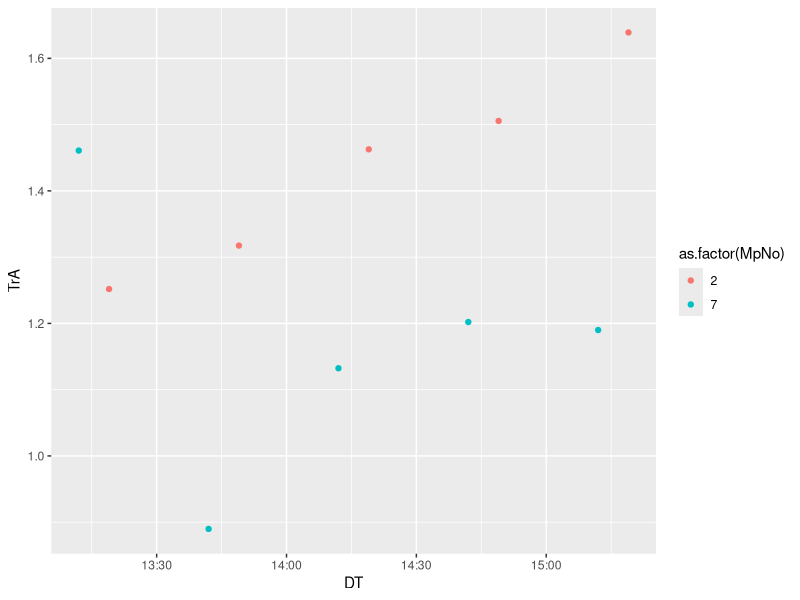
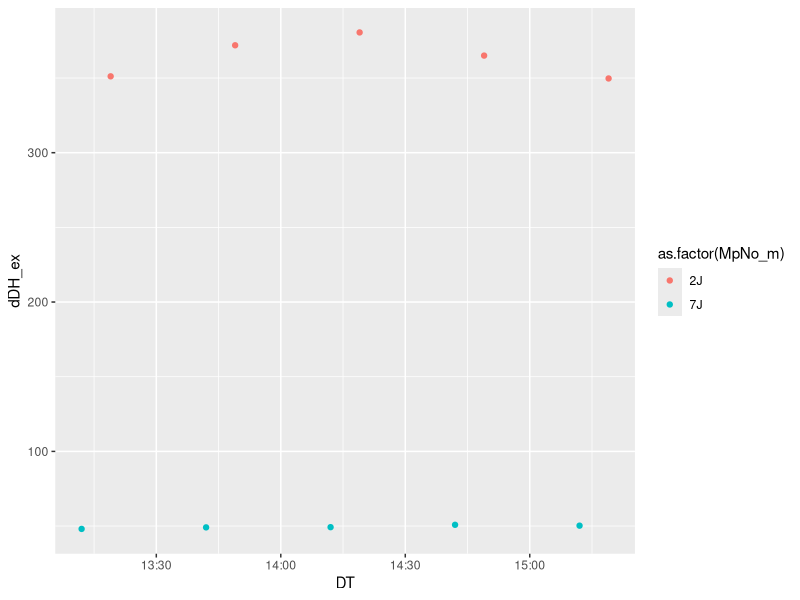
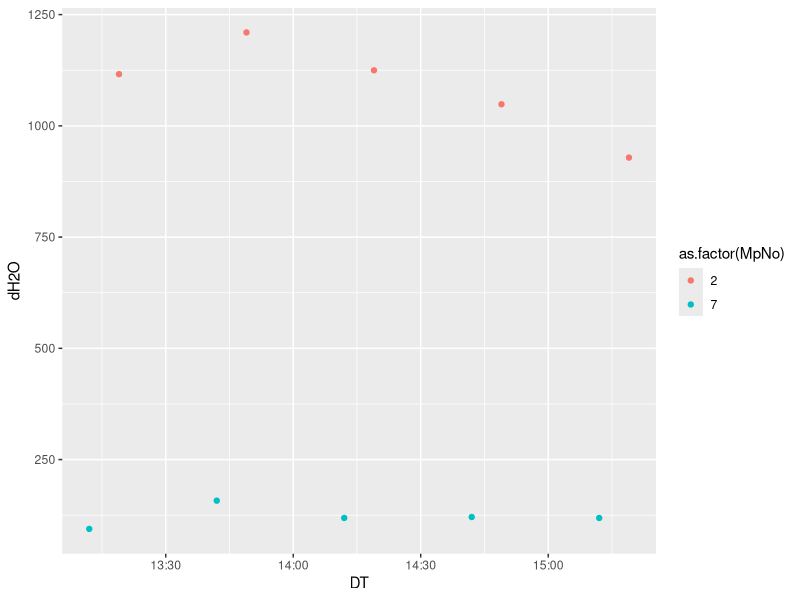
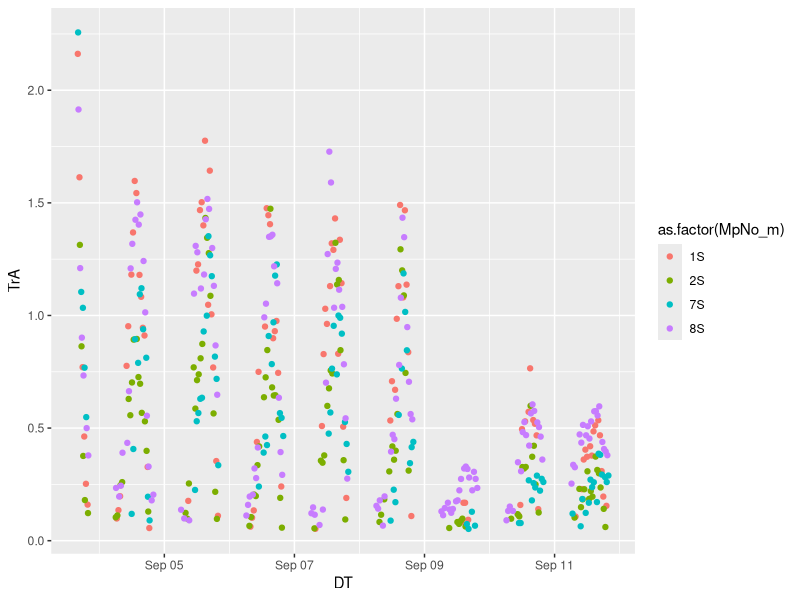
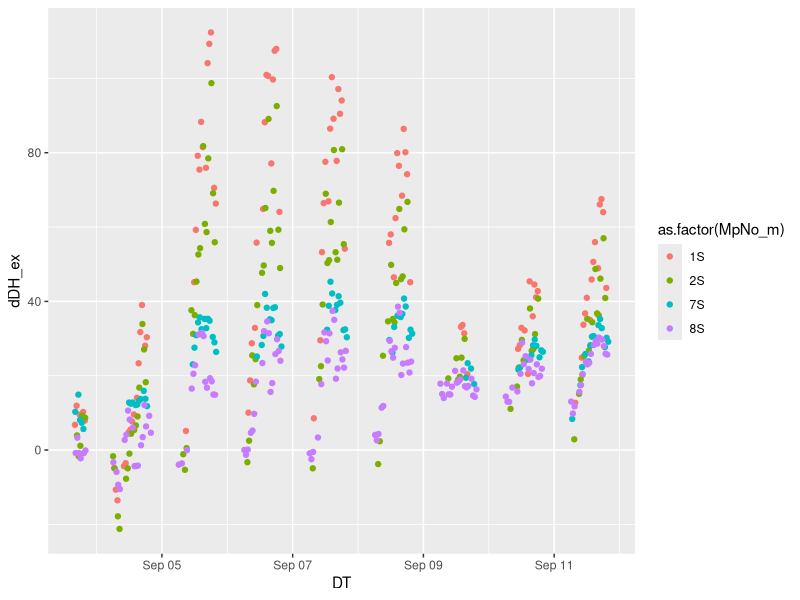
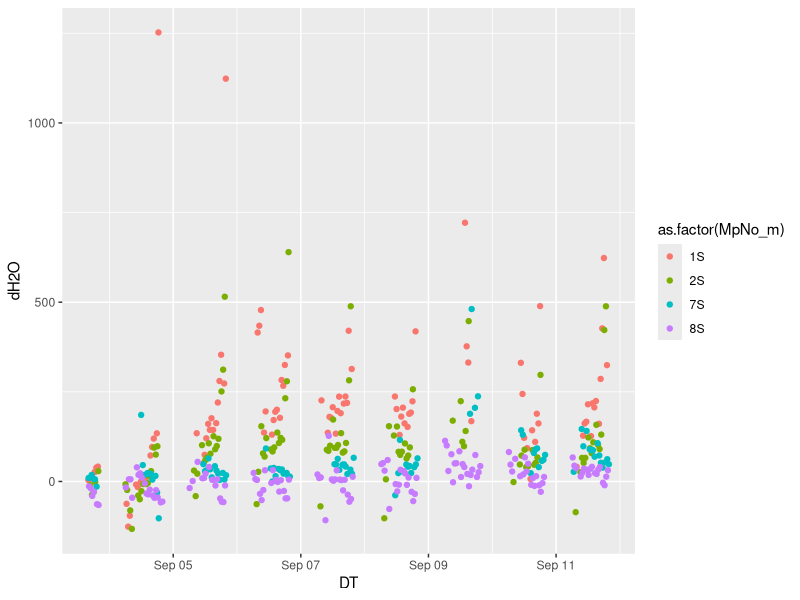
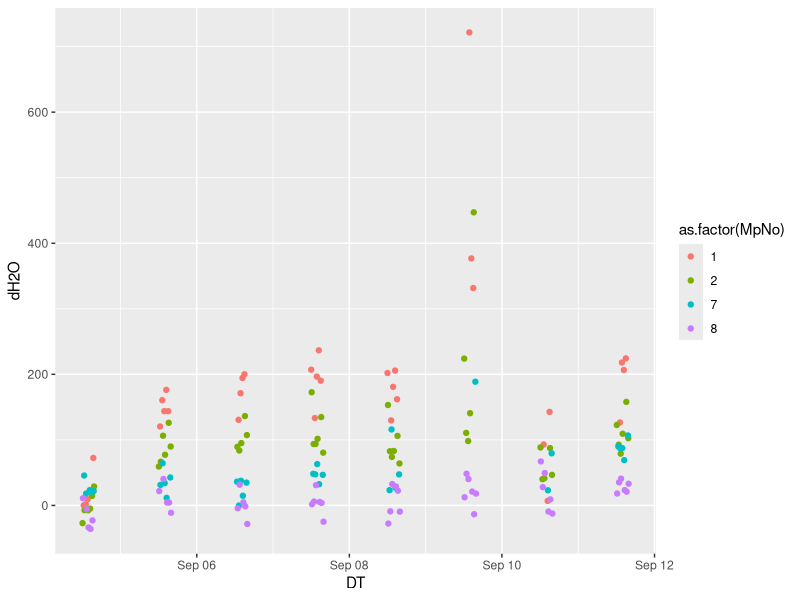
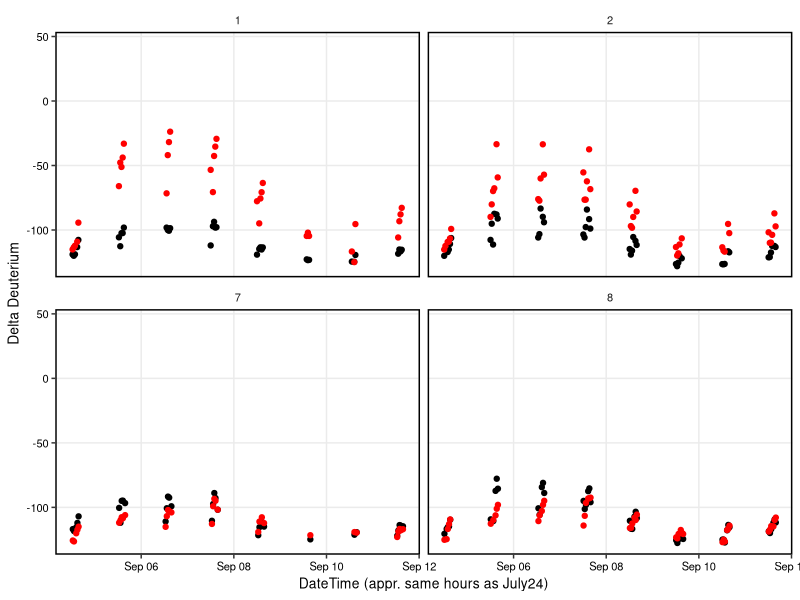

The R script that drew these images, in order:
library(lubridate)
library(data.table)
library(ggplot2)

setwd('barkData/')

## ==================
## July
## ==================

dfJ <- read.table('July24_complete.csv', sep = ';', header = TRUE)
dfJ$DT <- as.POSIXct(dfJ$DT, format="%Y-%m-%d %H:%M:%S")
str(dfJ)
dfJ$DT <- as.POSIXct(dfJ$DT, format="%Y-%m-%d %H:%M")

### ==================
## Variables
## I use H2Oin_G and H2Oout_G in the calculations, becasue that has been 
## calibrated. I'm not sure about Picarro H2O
## But I can give you H2O reference values for the Picarro as well, if you don't agree with this :)
### ==================
#"MpNo" - #measurement point, i.e. cuvette number  
#"DT" - #Date and time 
#"CO2in_G" - # reference CO2 measured by gas-exchange system (GUS)
#"CO2out_G" - # cuvette CO2 measured by GUS
#"H20in_G" - # reference H2O vapour measured by GUS (mmol)
#"H2Oout_G" - # cuvette H2O vapour measured by GUS (mmol)
#"ATP" - # atmospheric pressure by GUS  (mbar)
#"Tref" - # reference temperature by GUS
#"Tcuv" - # cuvette temperature by GUS 
#"FlowIn" - # flow of air into the cuvette (umol s-1)
#"FlowOut" - # flow of air out of the cuvette (umol s-1)
#"PAR" - # irradiance by GUS (umol m-2 s-1)
#"H2O_P" - # cuvette H2O vapour by Picarro
#"mH2O_P" - # cuvette H2O by Picarro, in mmol
#"dDH_out" - # delta deuterium in the cuvette
#"d18O_out" - # d18O in the cuvette
#"dDH_in" - # reference delta deuterium
#"d18O_in" - #reference d18O
#"ShootID" - # shoot ID
#"Area" - #needle area in (mm2) 

## hours and day - for filtering and plotting
dfJ$hour <- hour(dfJ$DT)
dfJ$day <- day(dfJ$DT)
dfJ$month <- month(dfJ$DT)

## ==================
## Calculations 
## ==================
dfJ <- data.table(dfJ)

## Transpiration (mol H2O m-2 s-1)
dfJ <- data.table(dfJ[,TrA := (1000*((FlowOut/Area)*((H2Oout_G-H2Oin_G)/(ATP-H2Oin_G))))])
ggplot(dfJ, aes(x = DT, y = TrA, color = as.factor(MpNo))) +
  geom_point()

## deuterium excess
dfJ <- data.table(dfJ[,dDH_ex := (dDH_out-(8*d18O_out))]) #cuvette
dfJ <- data.table(dfJ[,dDH_ex_a := (dDH_in-(8*d18O_in))]) #air

ggplot(dfJ, aes(x = DT, y = dDH_ex, color = as.factor(MpNo_m))) +
  geom_point()

## enrichment of deuterium in the cuvette relative to ambient air
dfJ <- data.table(dfJ[,dH2O := (((H2Oout_G*dDH_ex)-(H2Oin_G*dDH_ex_a))/(H2Oout_G-H2Oin_G))])

ggplot(dfJ, aes(x = DT, y = dH2O, color = as.factor(MpNo))) +
  geom_point()

## ==================
## September
## ==================

dfS <- read.table('Sept_complete.csv', sep = ';', header = TRUE)
dfS$DT <- as.POSIXct(dfS$DT, format="%Y-%m-%d %H:%M:%S")
str(dfS)

## hours and day - for filtering and plotting
dfS$hour <- hour(dfS$DT)
dfS$day <- day(dfS$DT)
dfS$month <- month(dfS$DT)

### reduced dfS to appr. same time-frame as July 24
dfS_sub <- subset(dfS, dfS$hour %in% c('12', '13', '14', '15'))

## ==================
## Calculations 
## ==================
dfS <- data.table(dfS)

## Transpiration (mol H2O m-2 s-1)
dfS <- data.table(dfS[,TrA := (1000*((FlowOut/Area)*((H2Oout_G-H2Oin_G)/(ATP-H2Oin_G))))])

ggplot(dfS, aes(x = DT, y = TrA, color = as.factor(MpNo_m))) +
  geom_point()

## deuterium excess
dfS <- data.table(dfS[,dDH_ex := (dDH_out-(8*d18O_out))]) #cuvette
dfS <- data.table(dfS[,dDH_ex_a := (dDH_in-(8*d18O_in))]) #air

ggplot(dfS, aes(x = DT, y = dDH_ex, color = as.factor(MpNo_m))) +
  geom_point()

## enrichment of deuterium in the cuvette relative to ambient air
dfS <- data.table(dfS[,dH2O := (((H2Oout_G*dDH_ex)-(H2Oin_G*dDH_ex_a))/(H2Oout_G-H2Oin_G))])

ggplot(dfS, aes(x = DT, y = dH2O, color = as.factor(MpNo_m))) +
  geom_point()

ggplot(dfS_sub, aes(x = DT, y = dH2O, color = as.factor(MpNo))) +
  geom_point()

### =======================
### Figures
### =======================
ggplot(dfS_sub, aes(x = DT, y = dDH_in)) +
  geom_point() +
  geom_point(aes(x = DT, y = dDH_out), color = 'red') +
  labs(x = 'DateTime (appr. same hours as July24)', y = 'Delta Deuterium') +
  geom_label(label = 'red:cuvette; black:ambient air',aes(x = DT[255], y = 45)) +
  theme_bw() +
  theme(axis.text=element_text(size=8, colour = "black"),
        axis.title.y = element_text(colour = "black"),
        panel.border = element_rect(colour = "black",size=1),
        strip.background = element_blank(),
        panel.grid.minor = element_blank(),
        legend.position = 'none',
        text = element_text(size = 10)) +
  facet_wrap(~MpNo)
ggplot(dfS_sub, aes(x = DT, y = d18O_in)) +
  geom_point() +
  geom_point(aes(x = DT, y = d18O_out), color = 'red') +
  labs(x = 'DateTime (appr. same hours as July24)', y = 'Delta 18O') +
  geom_label(label = 'red:cuvette; black:ambient air',aes(x = DT[255], y = -10)) +
  theme_bw() +
  theme(axis.text=element_text(size=8, colour = "black"),
        axis.title.y = element_text(colour = "black"),
        panel.border = element_rect(colour = "black",size=1),
        strip.background = element_blank(),
        panel.grid.minor = element_blank(),
        legend.position = 'none',
        text = element_text(size = 10)) +
  facet_wrap(~MpNo)
ggplot(dfJ, aes(x = DT, y = dDH_in)) +
  geom_point() +
  geom_point(aes(x = DT, y = dDH_out), color = 'red') +
  labs(x = 'DateTime', y = 'Delta Deuterium') +
  geom_label(label = 'red:cuvette; black:ambient air',aes(x = DT[3], y = 320)) +
  theme_bw() +
  theme(axis.text=element_text(size=8, colour = "black"),
        axis.title.y = element_text(colour = "black"),
        panel.border = element_rect(colour = "black",size=1),
        strip.background = element_blank(),
        panel.grid.minor = element_blank(),
        legend.position = 'none',
        text = element_text(size = 10)) +
  facet_wrap(~MpNo)
ggplot(dfJ, aes(x = DT, y = d18O_in)) +
  geom_point() +
  geom_point(aes(x = DT, y = d18O_out), color = 'red') +
  labs(x = 'DateTime', y = 'Delta 18O') +
  geom_label(label = 'red:cuvette; black:ambient air',aes(x = DT[3], y = -10)) +
  theme_bw() +
  theme(axis.text=element_text(size=8, colour = "black"),
        axis.title.y = element_text(colour = "black"),
        panel.border = element_rect(colour = "black",size=1),
        strip.background = element_blank(),
        panel.grid.minor = element_blank(),
        legend.position = 'none',
        text = element_text(size = 10)) +
  facet_wrap(~MpNo)
ggplot(dfS_sub, aes(x = TrA, y = dDH_out)) +
  geom_point() +
  geom_smooth(method = 'lm') +
  labs(x = 'Transpiration (appr. same hours as July24)', y = 'delta Deuterium') +
  theme_bw() +
  theme(axis.text=element_text(size=8, colour = "black"),
        axis.title.y = element_text(colour = "black"),
        panel.border = element_rect(colour = "black",size=1),
        strip.background = element_blank(),
        panel.grid.minor = element_blank(),
        legend.position = 'none',
        text = element_text(size = 10)) +
  facet_wrap(~MpNo)

ggplot(dfS_sub, aes(x = TrA, y = dH2O)) +
  geom_point() +
  geom_smooth(method = 'lm') +
  labs(x = 'Transpiration (appr. same hours as July24)', y = 'd-ex rel') +
  theme_bw() +
  theme(axis.text=element_text(size=8, colour = "black"),
        axis.title.y = element_text(colour = "black"),
        panel.border = element_rect(colour = "black",size=1),
        strip.background = element_blank(),
        panel.grid.minor = element_blank(),
        legend.position = 'none',
        text = element_text(size = 10)) +
  facet_wrap(~MpNo)

ggplot(dfS_sub, aes(x = TrA, y = dDH_out)) +
  geom_point() +
  geom_smooth(method = 'lm') +
  labs(x = 'Transpiration (appr. same hours as July24)', y = 'd-ex out') +
  theme_bw() +
  theme(axis.text=element_text(size=8, colour = "black"),
        axis.title.y = element_text(colour = "black"),
        panel.border = element_rect(colour = "black",size=1),
        strip.background = element_blank(),
        panel.grid.minor = element_blank(),
        legend.position = 'none',
        text = element_text(size = 10)) +
  facet_wrap(~MpNo)

library(nlme)
summary(lme(dDH_ex ~ TrA, random = ~1|MpNo, na.action = na.exclude, data = dfS_sub))
summary(lme(dH2O ~ TrA, random = ~1|MpNo, na.action = na.exclude, data = dfS_sub))

summary(lme(dDH_ex ~ TrA, random = ~1|MpNo, na.action = na.exclude, data = dfJ))
